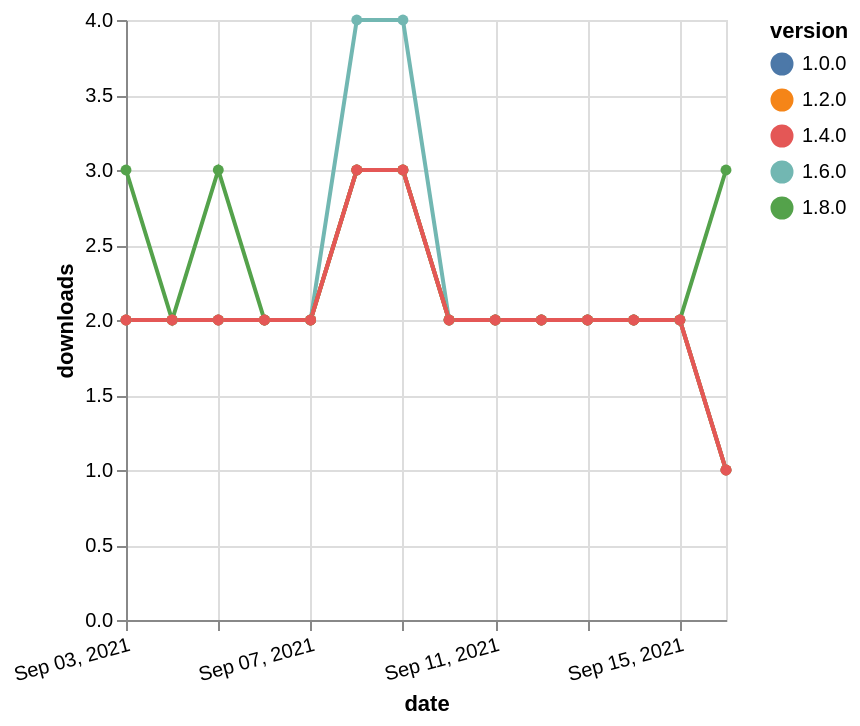

Specify this chart in Vega-Lite:
### Vega-Lite specification from a JSON file in a GitHub repository (floating-point values rounded to 4 significant figures)
{"$schema": "https://vega.github.io/schema/vega-lite/v5.json", "description": "A simple bar chart with embedded data.", "data": {"values": [{"date": "2021-09-03", "total": 701, "delta": 2, "version": "1.6.0"}, {"date": "2021-09-04", "total": 703, "delta": 2, "version": "1.6.0"}, {"date": "2021-09-05", "total": 705, "delta": 2, "version": "1.6.0"}, {"date": "2021-09-06", "total": 707, "delta": 2, "version": "1.6.0"}, {"date": "2021-09-07", "total": 709, "delta": 2, "version": "1.6.0"}, {"date": "2021-09-08", "total": 713, "delta": 4, "version": "1.6.0"}, {"date": "2021-09-09", "total": 717, "delta": 4, "version": "1.6.0"}, {"date": "2021-09-10", "total": 719, "delta": 2, "version": "1.6.0"}, {"date": "2021-09-11", "total": 721, "delta": 2, "version": "1.6.0"}, {"date": "2021-09-12", "total": 723, "delta": 2, "version": "1.6.0"}, {"date": "2021-09-13", "total": 725, "delta": 2, "version": "1.6.0"}, {"date": "2021-09-14", "total": 727, "delta": 2, "version": "1.6.0"}, {"date": "2021-09-15", "total": 729, "delta": 2, "version": "1.6.0"}, {"date": "2021-09-16", "total": 730, "delta": 1, "version": "1.6.0"}, {"date": "2021-09-03", "total": 227, "delta": 3, "version": "1.8.0"}, {"date": "2021-09-04", "total": 229, "delta": 2, "version": "1.8.0"}, {"date": "2021-09-05", "total": 232, "delta": 3, "version": "1.8.0"}, {"date": "2021-09-06", "total": 234, "delta": 2, "version": "1.8.0"}, {"date": "2021-09-07", "total": 236, "delta": 2, "version": "1.8.0"}, {"date": "2021-09-08", "total": 239, "delta": 3, "version": "1.8.0"}, {"date": "2021-09-09", "total": 242, "delta": 3, "version": "1.8.0"}, {"date": "2021-09-10", "total": 244, "delta": 2, "version": "1.8.0"}, {"date": "2021-09-11", "total": 246, "delta": 2, "version": "1.8.0"}, {"date": "2021-09-12", "total": 248, "delta": 2, "version": "1.8.0"}, {"date": "2021-09-13", "total": 250, "delta": 2, "version": "1.8.0"}, {"date": "2021-09-14", "total": 252, "delta": 2, "version": "1.8.0"}, {"date": "2021-09-15", "total": 254, "delta": 2, "version": "1.8.0"}, {"date": "2021-09-16", "total": 257, "delta": 3, "version": "1.8.0"}, {"date": "2021-09-03", "total": 1686, "delta": 2, "version": "1.0.0"}, {"date": "2021-09-04", "total": 1688, "delta": 2, "version": "1.0.0"}, {"date": "2021-09-05", "total": 1690, "delta": 2, "version": "1.0.0"}, {"date": "2021-09-06", "total": 1692, "delta": 2, "version": "1.0.0"}, {"date": "2021-09-07", "total": 1694, "delta": 2, "version": "1.0.0"}, {"date": "2021-09-08", "total": 1697, "delta": 3, "version": "1.0.0"}, {"date": "2021-09-09", "total": 1700, "delta": 3, "version": "1.0.0"}, {"date": "2021-09-10", "total": 1702, "delta": 2, "version": "1.0.0"}, {"date": "2021-09-11", "total": 1704, "delta": 2, "version": "1.0.0"}, {"date": "2021-09-12", "total": 1706, "delta": 2, "version": "1.0.0"}, {"date": "2021-09-13", "total": 1708, "delta": 2, "version": "1.0.0"}, {"date": "2021-09-14", "total": 1710, "delta": 2, "version": "1.0.0"}, {"date": "2021-09-15", "total": 1712, "delta": 2, "version": "1.0.0"}, {"date": "2021-09-16", "total": 1713, "delta": 1, "version": "1.0.0"}, {"date": "2021-09-03", "total": 1472, "delta": 2, "version": "1.2.0"}, {"date": "2021-09-04", "total": 1474, "delta": 2, "version": "1.2.0"}, {"date": "2021-09-05", "total": 1476, "delta": 2, "version": "1.2.0"}, {"date": "2021-09-06", "total": 1478, "delta": 2, "version": "1.2.0"}, {"date": "2021-09-07", "total": 1480, "delta": 2, "version": "1.2.0"}, {"date": "2021-09-08", "total": 1483, "delta": 3, "version": "1.2.0"}, {"date": "2021-09-09", "total": 1486, "delta": 3, "version": "1.2.0"}, {"date": "2021-09-10", "total": 1488, "delta": 2, "version": "1.2.0"}, {"date": "2021-09-11", "total": 1490, "delta": 2, "version": "1.2.0"}, {"date": "2021-09-12", "total": 1492, "delta": 2, "version": "1.2.0"}, {"date": "2021-09-13", "total": 1494, "delta": 2, "version": "1.2.0"}, {"date": "2021-09-14", "total": 1496, "delta": 2, "version": "1.2.0"}, {"date": "2021-09-15", "total": 1498, "delta": 2, "version": "1.2.0"}, {"date": "2021-09-16", "total": 1499, "delta": 1, "version": "1.2.0"}, {"date": "2021-09-03", "total": 1001, "delta": 2, "version": "1.4.0"}, {"date": "2021-09-04", "total": 1003, "delta": 2, "version": "1.4.0"}, {"date": "2021-09-05", "total": 1005, "delta": 2, "version": "1.4.0"}, {"date": "2021-09-06", "total": 1007, "delta": 2, "version": "1.4.0"}, {"date": "2021-09-07", "total": 1009, "delta": 2, "version": "1.4.0"}, {"date": "2021-09-08", "total": 1012, "delta": 3, "version": "1.4.0"}, {"date": "2021-09-09", "total": 1015, "delta": 3, "version": "1.4.0"}, {"date": "2021-09-10", "total": 1017, "delta": 2, "version": "1.4.0"}, {"date": "2021-09-11", "total": 1019, "delta": 2, "version": "1.4.0"}, {"date": "2021-09-12", "total": 1021, "delta": 2, "version": "1.4.0"}, {"date": "2021-09-13", "total": 1023, "delta": 2, "version": "1.4.0"}, {"date": "2021-09-14", "total": 1025, "delta": 2, "version": "1.4.0"}, {"date": "2021-09-15", "total": 1027, "delta": 2, "version": "1.4.0"}, {"date": "2021-09-16", "total": 1028, "delta": 1, "version": "1.4.0"}]}, "width": "container", "mark": {"type": "line", "point": {"filled": true}}, "encoding": {"x": {"field": "date", "type": "temporal", "timeUnit": "yearmonthdate", "title": "date", "axis": {"labelAngle": -15}}, "y": {"field": "delta", "type": "quantitative", "title": "downloads"}, "color": {"field": "version", "type": "nominal"}, "tooltip": {"field": "delta"}}}
